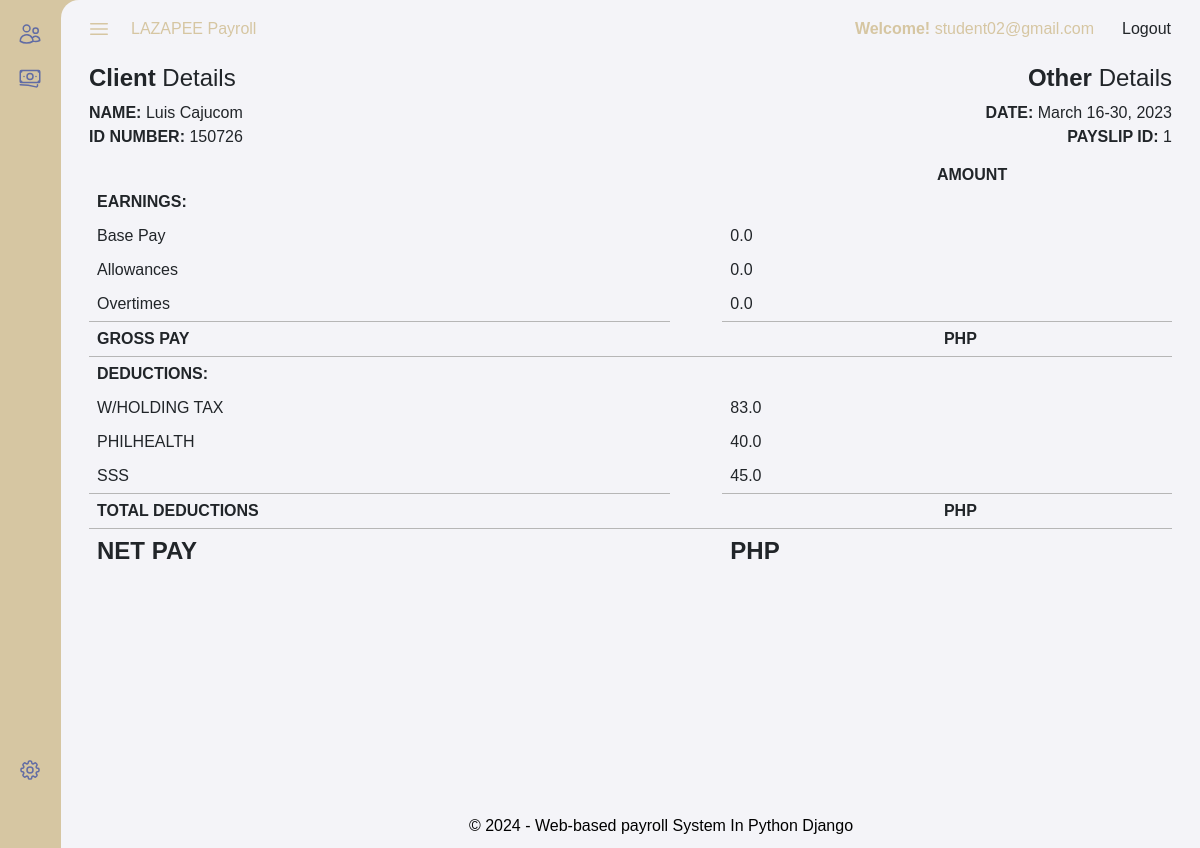
Screenshot of /view_payslips/student02@gmail.com/1/ with the database file from the repository.
### payroll_app/models.py (models this page shows, shortened)
class Account(models.Model):
    user = models.CharField(max_length=300)
    password = models.CharField(max_length=300)

class PaySlip(models.Model):
    id_number = models.ForeignKey(Employee, on_delete=models.CASCADE)
    month = models.CharField(max_length=20)
    date_range = models.CharField(max_length=50)
    year = models.CharField(max_length=4)
    pay_cycle = models.IntegerField()
    rate = models.FloatField()
    earnings_allowance = models.FloatField()
    deductions_tax = models.FloatField()
    deductions_health = models.FloatField()
    pag_ibig = models.FloatField()
    sss = models.FloatField()
    overtime = models.FloatField()
    total_pay = models.FloatField()

class Employee(models.Model):
    name = models.CharField(max_length=100)
    id_number = models.CharField(max_length=20)
    rate = models.FloatField()
    overtime_pay = models.FloatField(null=True, blank=True)
    allowance = models.FloatField(null=True, blank=True)

### payroll_app/views.py (the view)
# urls.py: path('view_payslips/<str:id>/<int:pk>/', views.view_payslip, name='view_payslip'),
def view_payslip(request,pk, id):
    p =  get_object_or_404(PaySlip, pk=pk)
    d = get_object_or_404(Account, user=id)
    id = str(id)
    return render(request, 'Content/Pay_Slip/view_PaySlip.html',
                  {'d':d,
                    'id':id,
                   'p': p})

### payroll_app/templates/Content/Pay_Slip/view_PaySlip.html
{% extends 'Framework/navbar.html' %}
{% load static %}
{% block content %}
<div class="container">
    <div class="row">
        <div class="col-md-6 col-sm-6">
            <h4><strong>Client</strong> Details</h4>
            <ul class="list-unstyled">
                <li><strong>NAME:</strong> {{p.id_number.name}}</li>
                <li><strong>ID NUMBER:</strong> {{p.id_number.id_number}}</li>
            </ul>
         </div>
        <div class="col-md-6 col-sm-6" style="text-align: right">
            <h4><strong>Other</strong> Details</h4>
            <ul class="list-unstyled">
                <li><strong>DATE:</strong> {{ p.month }} {{ p.date_range }}, {{ p.year }}</li>
                <li><strong>PAYSLIP ID:</strong> 1</li>
            </ul>
        </div>
    </div>
	<div class="row">
        <div class="col-md-12">
            <div>
                <table class="pay-table">
                    <thead>
                        <tr>
                            <th></th>
                            <th></th>
                            <th></th>
                            <th><strong>AMOUNT</strong></th>
                        </tr>
                    </thead>
                    <tbody>
                        <tr>
                            <td><strong>EARNINGS:</strong></td>
                            <td></td>
                            <td></td>
                            <td></td>
                        </tr>
                        <tr>
                            <td><div>Base Pay</div></td>
                            <td></td>
                            <td>{{p.rate}}</td>
                            <td></td>
                        </tr>
                        <tr>
                            <td><div>Allowances</div></td>
                            <td></td>
                            <td>{{p.id_number.allowance}}</td>
                            <td></td>
                        </tr>
                        <tr>
                            <td style="border-bottom: 1px solid #b6b6b6;">Overtimes</td>
                            <td></td>
                            <td style="border-bottom: 1px solid #b6b6b6;">{{p.id_number.overtime_pay}}</td>
                            <td style="border-bottom: 1px solid #b6b6b6;"></td>
                        </tr>
                        <tr>
                            <td><strong>GROSS PAY</strong></td>
                            <td></td>
                            <td></td>
                            <td><strong>PHP</strong></td>
                        </tr>
                        <tr style="border-top: 1px solid #b6b6b6;">
                            <td><strong>DEDUCTIONS:</strong></td>
                            <td></td>
                            <td></td>
                            <td></td>
                        </tr>
                        <tr>
                            <td><div>W/HOLDING TAX</div></td>
                            <td></td>
                            <td>{{p.deductions_tax}}</td>
                            <td></td>
                        </tr>
                        <tr>
                            <td><div>PHILHEALTH</div></td>
                            <td></td>
                            <td>{{p.deductions_health}}</td>
                            <td></td>
                        </tr>
                        <tr>
                            <td style="border-bottom: 1px solid #b6b6b6;">SSS</td>
                            <td></td>
                            <td style="border-bottom: 1px solid #b6b6b6;">{{p.sss}}</td>
                            <td style="border-bottom: 1px solid #b6b6b6;"></td>
                        </tr>
                        <tr style="border-bottom: 1px solid #b6b6b6;">
                            <td><div><strong>TOTAL DEDUCTIONS</strong></div></td>
                            <td></td>
                            <td></td>
                            <td><strong>PHP</strong></td>
                        </tr>
                        <tr>
                            <td> <h4><strong>NET PAY</strong></h4></td>
                            <td></td>
                            <td><h4><strong>PHP</strong></h4></td>
                        </tr>
                    </tbody>
                </table>
            </div>
        </div>
    </div>
</div>
{% endblock %}

### payroll_app/templates/Framework/navbar.html (shortened to what this page needs)
{% load static %}
<html>
  <head>
      <link rel="stylesheet" href="{% static '/bootstrap/css/custom.css' %}">
      <link rel="stylesheet" href="{% static '/bootstrap/css/bootstrap.min.css' %}">
      <link rel="stylesheet" href="{% static '/bootstrap/css/custom.css' %}">
    <link rel="stylesheet" href="{% static 'style.css' %}">
</head>
<body>
{%url 'dashboards' as dashboard%}
{% url 'supply' as supply%}
{% url 'bottles' as bottle%}
    <nav id="mySidebar" class="sidenav">
        <div class="sidebar-top">
            <a class="sidebar-nav-ext"  href="{% url 'employee'  pk=d.pk%}" onclick="handleNavClick(this)">
            </a>
            <a class="sidebar-nav-ext"  href="{% url 'payslips'  pk=d.pk%}" onclick="handleNavClick(this)">
            </a>
        </div>
        <div class="sidebar-bottom">
          <a class="sidebar-nav-ext"  href="{%url 'manage_account' pk=d.pk %}" onclick="handleNavClick(this)">
            </a>
      </div>
   </nav>
   <div id="main">
        <nav class="nav-bar">
          <div class="nav-bar-left">
              <svg class="menu-icon icon-nav" onclick="openNav()" xmlns="http://www.w3.org/2000/svg" fill="none" viewBox="0 0 24 24" stroke-width="1.5" stroke="currentColor" class="w-6 h-6">
                  <path stroke-linecap="round" stroke-linejoin="round" d="M3.75 6.75h16.5M3.75 12h16.5m-16.5 5.25h16.5" />
                </svg>
              <div class="details-heads">LAZAPEE Payroll</div>
          </div>
          <div class="nav-bar-right">
              <div class="details-heads"> <Strong>Welcome!</Strong> {{ id }}</div>
              <a  class="btn btn-paleRed" href="{% url 'Login'%}" >Logout</a>
          </div>
        </nav>
        <div class="table-bg-color">
            {% block content %}
            {% endblock %}
         </div>
    <footer class="footers">
        <div style="color: black">&copy; 2024 - Web-based payroll System In Python Django</div>
    </footer>
    </div>
  </body>
</html>

### payroll_app/static/style.css (style rules this page uses)
:root { --primary-color: #d6c6a2; --point-color: #f2bc57; --black-color: #07090d; --white-color: #F4F4F8; --error-color: #dc3545; --success-color: #198754; --primary-color-hover: #2E65F3; --font-primary: 'Arial', sans-serif; --font-secondary: 'Helvetica', sans-serif; --spacing-small: 5px; --spacing-medium: 10px; --spacing-large: 20px; --circle-color: linear-gradient(200deg, #fef2a0 0%, #c1782b 100%); }
.pay-table { border-collapse: collapse; width: 100%; }
.pay-table td { padding: .5rem .5rem; }
body { margin: 0; display: block; height: 100vh; background-color: var(--primary-color); overflow: hidden; font-family: Arial, Helvetica, sans-serif }
.btn { text-decoration: none; padding: 0.375rem 0.75rem; font-size: 1rem; font-weight: 400; text-align: center; vertical-align: middle; cursor: pointer; border: 1px solid transparent; border-radius: 0.375rem; }
#main { margin-left: 61px; height: 100vh; }
.nav-bar { background-color: var(--white-color); color: var(--primary-color); max-height: 48px; border-top-left-radius: 18px; padding: 10px 16px 0 16px; display: flex; z-index: 2; position: sticky; top: 0; }
.nav-bar-left { display: flex; align-items: center; margin-right: auto; right: auto; }
.nav-bar-right { display: flex; align-items: center; }
.table-bg-color { background-color: var(--white-color); padding: 16; height: 100vh; overflow: scroll; }
.menu-icon { cursor: pointer; transition: transform 0.5s; }
.details-heads { padding: 12.5 15; padding-left: 10px; }
.sidebar-nav-ext { text-decoration: none; display: flex; color: #616CA4; }
.icon-nav { padding: 10; width: 44px; }
.sidenav { background-color: var(--primary-color); height: 100vh; position: fixed; overflow: hidden; flex-direction: column; display: flex; }
.sidebar-top { padding: 12px 8px; position: relative; margin-bottom: auto; }
.sidebar-bottom { padding: 8px 8px; position: relative; margin-top: auto; }
.footers { background-color: #F4F4F8; padding: 10 0; color: rgb(150, 150, 150); position: absolute; bottom: 0; width: 100%; text-align: center; }

### rows the page displays
Account: user "student02@gmail.com"
PaySlip: id_number.name "Luis Cajucom", id_number.id_number "150726", month "March", date_range "16-30", year "2023", rate "0.0", id_number.allowance "0.0", id_number.overtime_pay "0.0", deductions_tax "83.0", deductions_health "40.0", sss "45.0"
